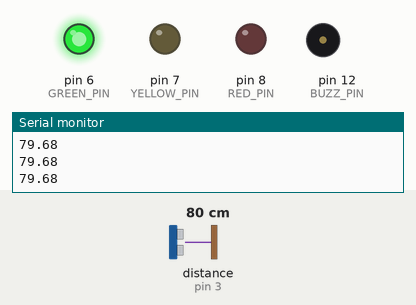
The sketch below on a simulated Arduino Uno, built with avr-gcc and run on an emulated ATmega328P. Shown: output pins drawn as LEDs (lit = HIGH), buzzer (waves = sounding, pin HIGH), the last lines printed to the serial monitor. Wiring (inferred from the names in the program): ultrasonic range finder: trigger pin 2; echo pin 3. The inputs (shaded band) are chosen by the test bench; at power-on: distance to the obstacle (sensor on pin 3) 80 cm. The echo pulse lasts 58.3 µs per cm; pins used as bus, display or sensor lines are not drawn.

Above: at 1.2 s.
1.3 s: distance to the obstacle (sensor on pin 3) set to 54 cm
2.8 s: distance to the obstacle (sensor on pin 3) set to 46 cm
At 4.0 s:
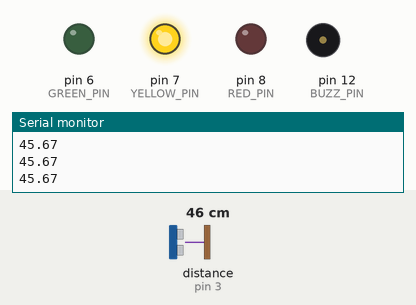
4.3 s: distance to the obstacle (sensor on pin 3) set to 22 cm
5.8 s: distance to the obstacle (sensor on pin 3) set to 18 cm
At 7.0 s:
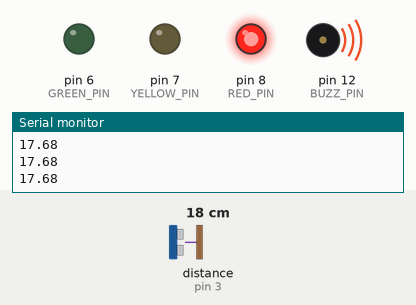
7.3 s: distance to the obstacle (sensor on pin 3) set to 35 cm
At 8.1 s:
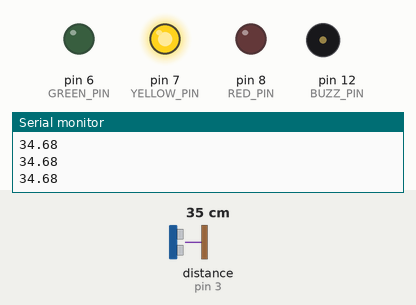
8.8 s: distance to the obstacle (sensor on pin 3) set to 2 cm
At 9.6 s:
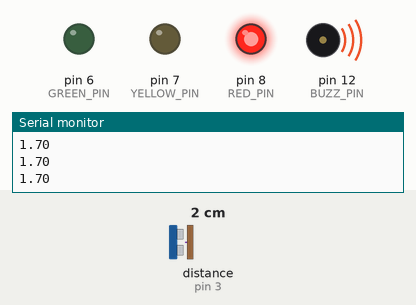
Timing chart, 0 to 11.3 s (numbered marks = the images above; inputs shaded):
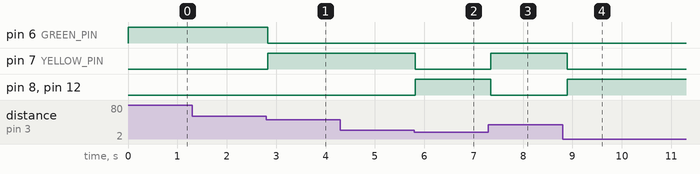

The sketch:

distance_sensor.ino
```cpp
#define TRIG_PIN 2
#define ECHO_PIN 3
#define GREEN_PIN 6
#define YELLOW_PIN 7
#define RED_PIN 8
#define BUZZ_PIN 12

float duration, distance;

void setup() {
  // SENSOR
  pinMode(TRIG_PIN, OUTPUT);
  pinMode(ECHO_PIN, INPUT);
  // OUTPUT
  pinMode(GREEN_PIN, OUTPUT);
  pinMode(YELLOW_PIN, OUTPUT);
  pinMode(RED_PIN, OUTPUT);
  pinMode(BUZZ_PIN, OUTPUT);

  Serial.begin(9600);
}

void loop() {
  digitalWrite(TRIG_PIN, LOW);
  delayMicroseconds(2);
  digitalWrite(TRIG_PIN, HIGH);
  delayMicroseconds(10);
  digitalWrite(TRIG_PIN, LOW);

  duration = pulseIn(ECHO_PIN, HIGH);
  distance = duration * 0.0343 / 2;

  Serial.println(distance);

  if(distance > 50.0) {
    digitalWrite(GREEN_PIN, HIGH);
    digitalWrite(YELLOW_PIN, LOW);
    digitalWrite(RED_PIN, LOW);
    digitalWrite(BUZZ_PIN, LOW);
  } else if(distance > 20) {
    digitalWrite(GREEN_PIN, LOW);
    digitalWrite(YELLOW_PIN, HIGH);
    digitalWrite(RED_PIN, LOW);
    digitalWrite(BUZZ_PIN, LOW);
  } else {
    digitalWrite(GREEN_PIN, LOW);
    digitalWrite(YELLOW_PIN, LOW);
    digitalWrite(RED_PIN, HIGH);
    digitalWrite(BUZZ_PIN, HIGH);
  }

  delay(100);
}
```

Measured:
- the behaviour switches between 51 and 50 cm on distance to the obstacle (sensor on pin 3) (found by bisection; images 0 and 1)
- the behaviour switches between 21 and 20 cm on distance to the obstacle (sensor on pin 3) (found by bisection; images 1 and 2)
- after the input at 2.8 s, pin 6 (GREEN_PIN): HIGH → LOW at once; pin 7 (YELLOW_PIN): LOW → HIGH at once
- after the input at 5.8 s, pin 7 (YELLOW_PIN): HIGH → LOW at once; pin 8 (RED_PIN), pin 12 (BUZZ_PIN): LOW → HIGH at once
- after the input at 7.3 s, pin 7 (YELLOW_PIN): LOW → HIGH after 0.05 s; pin 8 (RED_PIN), pin 12 (BUZZ_PIN): HIGH → LOW after 0.05 s
- after the input at 8.8 s, pin 7 (YELLOW_PIN): HIGH → LOW after 0.09 s; pin 8 (RED_PIN), pin 12 (BUZZ_PIN): LOW → HIGH after 0.09 s
